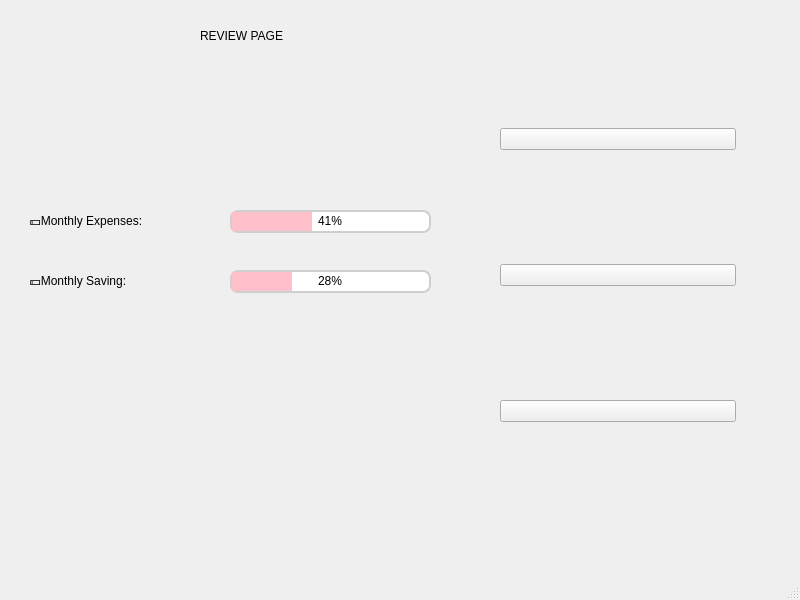
<?xml version="1.0" encoding="UTF-8"?>
<ui version="4.0">
 <class>MainWindow</class>
 <widget class="QMainWindow" name="MainWindow">
  <property name="geometry">
   <rect>
    <x>0</x>
    <y>0</y>
    <width>800</width>
    <height>600</height>
   </rect>
  </property>
  <property name="windowTitle">
   <string>MainWindow</string>
  </property>
  <widget class="QWidget" name="centralwidget">
   <widget class="QWidget" name="verticalLayoutWidget">
    <property name="geometry">
     <rect>
      <x>500</x>
      <y>20</y>
      <width>236</width>
      <height>511</height>
     </rect>
    </property>
    <layout class="QVBoxLayout" name="verticalLayout">
     <item>
      <widget class="QPushButton" name="btnExpense">
       <property name="text">
        <string/>
       </property>
       <property name="icon">
        <iconset resource="images.qrc">
         <normaloff>:/images/images/Expense_tracker.png</normaloff>:/images/images/Expense_tracker.png</iconset>
       </property>
       <property name="iconSize">
        <size>
         <width>200</width>
         <height>200</height>
        </size>
       </property>
      </widget>
     </item>
     <item>
      <widget class="QPushButton" name="btnCompare">
       <property name="text">
        <string/>
       </property>
       <property name="icon">
        <iconset resource="images.qrc">
         <normaloff>:/images/images/Compare_contrast.png</normaloff>:/images/images/Compare_contrast.png</iconset>
       </property>
       <property name="iconSize">
        <size>
         <width>200</width>
         <height>200</height>
        </size>
       </property>
      </widget>
     </item>
     <item>
      <widget class="QPushButton" name="btnExper">
       <property name="text">
        <string/>
       </property>
       <property name="icon">
        <iconset resource="images.qrc">
         <normaloff>:/images/images/expert_insight .png</normaloff>:/images/images/expert_insight .png</iconset>
       </property>
       <property name="iconSize">
        <size>
         <width>200</width>
         <height>200</height>
        </size>
       </property>
      </widget>
     </item>
    </layout>
   </widget>
   <widget class="QLabel" name="label">
    <property name="geometry">
     <rect>
      <x>200</x>
      <y>20</y>
      <width>221</width>
      <height>31</height>
     </rect>
    </property>
    <property name="styleSheet">
     <string notr="true">QLabel
{
	font: 900 25pt &quot;Arial Black&quot;;

}
</string>
    </property>
    <property name="text">
     <string>REVIEW PAGE</string>
    </property>
   </widget>
   <widget class="QProgressBar" name="progressBar">
    <property name="geometry">
     <rect>
      <x>230</x>
      <y>210</y>
      <width>201</width>
      <height>23</height>
     </rect>
    </property>
    <property name="styleSheet">
     <string notr="true">QProgressBar {
    border: 2px solid #cfcfcf;
    border-radius: 8px;
    text-align: center;
    height: 20px;
}
QProgressBar::chunk {
    background-color: pink;
    width: 10px;
}</string>
    </property>
    <property name="value">
     <number>41</number>
    </property>
   </widget>
   <widget class="QLabel" name="label_2">
    <property name="geometry">
     <rect>
      <x>30</x>
      <y>200</y>
      <width>201</width>
      <height>41</height>
     </rect>
    </property>
    <property name="styleSheet">
     <string notr="true">QLabel
{

	
	font: 20pt &quot;Georgia&quot;;
}
</string>
    </property>
    <property name="text">
     <string>💵Monthly Expenses:</string>
    </property>
   </widget>
   <widget class="QProgressBar" name="progressBar_2">
    <property name="geometry">
     <rect>
      <x>230</x>
      <y>270</y>
      <width>201</width>
      <height>23</height>
     </rect>
    </property>
    <property name="styleSheet">
     <string notr="true">QProgressBar {
    border: 2px solid #cfcfcf;
    border-radius: 8px;
    text-align: center;
    height: 20px;
}
QProgressBar::chunk {
    background-color: pink;
    width: 10px;
}</string>
    </property>
    <property name="value">
     <number>28</number>
    </property>
   </widget>
   <widget class="QLabel" name="label_3">
    <property name="geometry">
     <rect>
      <x>30</x>
      <y>260</y>
      <width>201</width>
      <height>41</height>
     </rect>
    </property>
    <property name="styleSheet">
     <string notr="true">QLabel
{

	
	font: 20pt &quot;Georgia&quot;;
}
</string>
    </property>
    <property name="text">
     <string>💵Monthly Saving:</string>
    </property>
   </widget>
  </widget>
  <widget class="QMenuBar" name="menubar">
   <property name="geometry">
    <rect>
     <x>0</x>
     <y>0</y>
     <width>800</width>
     <height>24</height>
    </rect>
   </property>
  </widget>
  <widget class="QStatusBar" name="statusbar"/>
 </widget>
 <resources>
  <include location="images.qrc"/>
 </resources>
 <connections/>
</ui>
